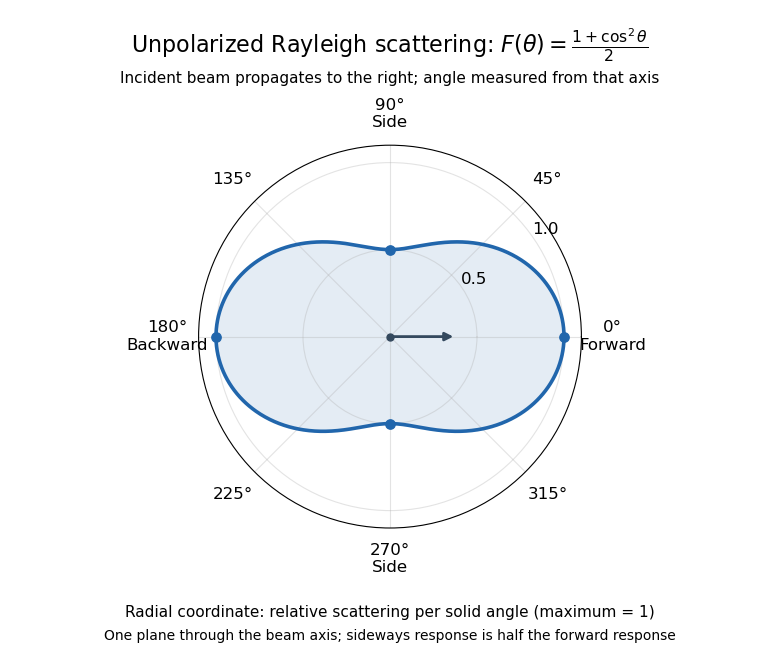

This figure's Python source:
"""Unpolarized Rayleigh beam-angle pattern; opaque PNG in the current directory.

Tested with Python 3.14.4, NumPy 2.3.5, Matplotlib 3.10.7.
Angle is measured from the incident propagation direction, not a dipole axis.
Radial coordinate is the relative differential cross-section, with maximum one.
"""

from pathlib import Path

import matplotlib

matplotlib.use("Agg")
import matplotlib.pyplot as plt
import numpy as np


def main():
    theta = np.linspace(0.0, 2 * np.pi, 1001)
    pattern = (1 + np.cos(theta) ** 2) / 2
    plt.rcParams.update({"font.size": 12, "figure.facecolor": "white"})
    fig, ax = plt.subplots(figsize=(7.8, 6.6), dpi=100,
                           subplot_kw={"projection": "polar"})
    ax.set_theta_zero_location("E")
    ax.set_theta_direction(1)
    ax.plot(theta, pattern, color="#2166ac", linewidth=2.6)
    ax.fill(theta, pattern, color="#2166ac", alpha=0.12)
    ax.set_ylim(0, 1.1)
    ax.set_rticks([0.5, 1.0])
    ax.set_rlabel_position(35)
    ax.set_thetagrids([0, 45, 90, 135, 180, 225, 270, 315],
                     labels=["0°\nForward", "45°", "90°\nSide", "135°",
                             "180°\nBackward", "225°", "270°\nSide", "315°"])
    ax.tick_params(axis="x", pad=12)
    ax.grid(alpha=0.35)
    ax.scatter([0, np.pi, np.pi / 2, 3 * np.pi / 2], [1, 1, 0.5, 0.5],
               color="#2166ac", s=45, zorder=3)
    ax.annotate("", xy=(0, 0.38), xytext=(0, 0),
                arrowprops={"arrowstyle": "-|>", "lw": 2, "color": "#34495e"})
    ax.scatter([0], [0], color="#34495e", s=25, zorder=4)
    fig.suptitle(r"Unpolarized Rayleigh scattering: $F(\theta)=\frac{1+\cos^2\theta}{2}$",
                 fontsize=16, y=0.96)
    fig.text(0.5, 0.875, "Incident beam propagates to the right; angle measured from that axis",
             ha="center", fontsize=11)
    fig.text(0.5, 0.065, "Radial coordinate: relative scattering per solid angle (maximum = 1)",
             ha="center", fontsize=11)
    fig.text(0.5, 0.03, "One plane through the beam axis; sideways response is half the forward response",
             ha="center", fontsize=10)
    fig.subplots_adjust(left=0.19, right=0.81, top=0.78, bottom=0.20)
    fig.savefig(Path.cwd() / "rayleigh-angular-scattering.png",
                facecolor="white", transparent=False)
    plt.close(fig)


if __name__ == "__main__":
    main()
